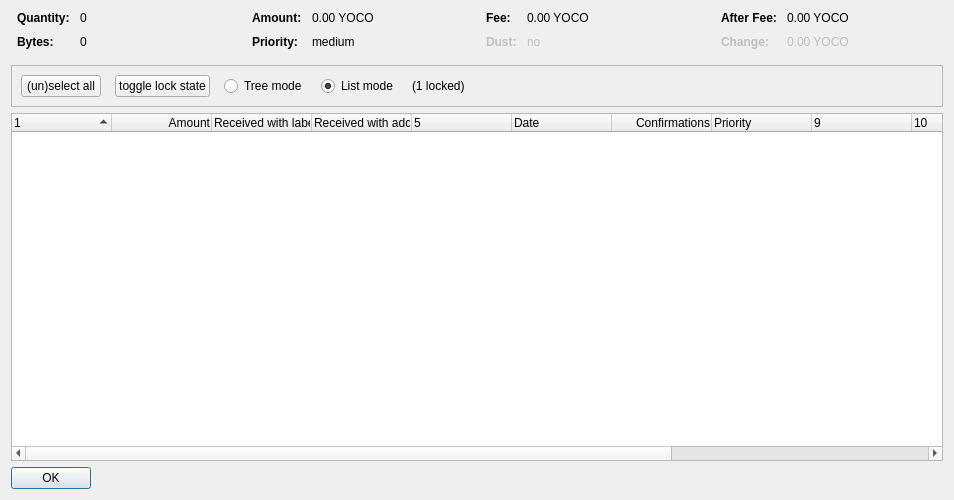
<?xml version="1.0" encoding="UTF-8"?>
<ui version="4.0">
 <class>CoinControlDialog</class>
 <widget class="QDialog" name="CoinControlDialog">
  <property name="geometry">
   <rect>
    <x>0</x>
    <y>0</y>
    <width>954</width>
    <height>500</height>
   </rect>
  </property>
  <property name="windowTitle">
   <string>Coin Selection</string>
  </property>
  <layout class="QVBoxLayout" name="verticalLayout">
   <item>
    <layout class="QHBoxLayout" name="horizontalLayoutTop" stretch="0,0,0,0">
     <property name="topMargin">
      <number>0</number>
     </property>
     <property name="bottomMargin">
      <number>10</number>
     </property>
     <item>
      <layout class="QFormLayout" name="formLayoutCoinControl1">
       <property name="horizontalSpacing">
        <number>10</number>
       </property>
       <property name="verticalSpacing">
        <number>10</number>
       </property>
       <property name="leftMargin">
        <number>6</number>
       </property>
       <property name="rightMargin">
        <number>6</number>
       </property>
       <item row="0" column="0">
        <widget class="QLabel" name="labelCoinControlQuantityText">
         <property name="font">
          <font>
           <weight>75</weight>
           <bold>true</bold>
          </font>
         </property>
         <property name="text">
          <string>Quantity:</string>
         </property>
        </widget>
       </item>
       <item row="0" column="1">
        <widget class="QLabel" name="labelCoinControlQuantity">
         <property name="cursor">
          <cursorShape>IBeamCursor</cursorShape>
         </property>
         <property name="contextMenuPolicy">
          <enum>Qt::ActionsContextMenu</enum>
         </property>
         <property name="text">
          <string notr="true">0</string>
         </property>
         <property name="textInteractionFlags">
          <set>Qt::LinksAccessibleByMouse|Qt::TextSelectableByKeyboard|Qt::TextSelectableByMouse</set>
         </property>
        </widget>
       </item>
       <item row="1" column="0">
        <widget class="QLabel" name="labelCoinControlBytesText">
         <property name="font">
          <font>
           <weight>75</weight>
           <bold>true</bold>
          </font>
         </property>
         <property name="text">
          <string>Bytes:</string>
         </property>
        </widget>
       </item>
       <item row="1" column="1">
        <widget class="QLabel" name="labelCoinControlBytes">
         <property name="cursor">
          <cursorShape>IBeamCursor</cursorShape>
         </property>
         <property name="contextMenuPolicy">
          <enum>Qt::ActionsContextMenu</enum>
         </property>
         <property name="text">
          <string notr="true">0</string>
         </property>
         <property name="textInteractionFlags">
          <set>Qt::LinksAccessibleByMouse|Qt::TextSelectableByKeyboard|Qt::TextSelectableByMouse</set>
         </property>
        </widget>
       </item>
      </layout>
     </item>
     <item>
      <layout class="QFormLayout" name="formLayoutCoinControl2">
       <property name="horizontalSpacing">
        <number>10</number>
       </property>
       <property name="verticalSpacing">
        <number>10</number>
       </property>
       <property name="leftMargin">
        <number>6</number>
       </property>
       <property name="rightMargin">
        <number>6</number>
       </property>
       <item row="0" column="0">
        <widget class="QLabel" name="labelCoinControlAmountText">
         <property name="font">
          <font>
           <weight>75</weight>
           <bold>true</bold>
          </font>
         </property>
         <property name="text">
          <string>Amount:</string>
         </property>
        </widget>
       </item>
       <item row="0" column="1">
        <widget class="QLabel" name="labelCoinControlAmount">
         <property name="cursor">
          <cursorShape>IBeamCursor</cursorShape>
         </property>
         <property name="contextMenuPolicy">
          <enum>Qt::ActionsContextMenu</enum>
         </property>
         <property name="text">
          <string notr="true">0.00 YOCO</string>
         </property>
         <property name="textInteractionFlags">
          <set>Qt::LinksAccessibleByMouse|Qt::TextSelectableByKeyboard|Qt::TextSelectableByMouse</set>
         </property>
        </widget>
       </item>
       <item row="1" column="0">
        <widget class="QLabel" name="labelCoinControlPriorityText">
         <property name="font">
          <font>
           <weight>75</weight>
           <bold>true</bold>
          </font>
         </property>
         <property name="text">
          <string>Priority:</string>
         </property>
        </widget>
       </item>
       <item row="1" column="1">
        <widget class="QLabel" name="labelCoinControlPriority">
         <property name="cursor">
          <cursorShape>IBeamCursor</cursorShape>
         </property>
         <property name="contextMenuPolicy">
          <enum>Qt::ActionsContextMenu</enum>
         </property>
         <property name="text">
          <string>medium</string>
         </property>
         <property name="textInteractionFlags">
          <set>Qt::LinksAccessibleByMouse|Qt::TextSelectableByKeyboard|Qt::TextSelectableByMouse</set>
         </property>
        </widget>
       </item>
      </layout>
     </item>
     <item>
      <layout class="QFormLayout" name="formLayoutCoinControl3">
       <property name="horizontalSpacing">
        <number>10</number>
       </property>
       <property name="verticalSpacing">
        <number>10</number>
       </property>
       <property name="leftMargin">
        <number>6</number>
       </property>
       <property name="rightMargin">
        <number>6</number>
       </property>
       <item row="0" column="0">
        <widget class="QLabel" name="labelCoinControlFeeText">
         <property name="font">
          <font>
           <weight>75</weight>
           <bold>true</bold>
          </font>
         </property>
         <property name="text">
          <string>Fee:</string>
         </property>
        </widget>
       </item>
       <item row="0" column="1">
        <widget class="QLabel" name="labelCoinControlFee">
         <property name="cursor">
          <cursorShape>IBeamCursor</cursorShape>
         </property>
         <property name="contextMenuPolicy">
          <enum>Qt::ActionsContextMenu</enum>
         </property>
         <property name="text">
          <string notr="true">0.00 YOCO</string>
         </property>
         <property name="textInteractionFlags">
          <set>Qt::LinksAccessibleByMouse|Qt::TextSelectableByKeyboard|Qt::TextSelectableByMouse</set>
         </property>
        </widget>
       </item>
       <item row="1" column="0">
        <widget class="QLabel" name="labelCoinControlLowOutputText">
         <property name="enabled">
          <bool>false</bool>
         </property>
         <property name="font">
          <font>
           <weight>75</weight>
           <bold>true</bold>
          </font>
         </property>
         <property name="text">
          <string>Dust:</string>
         </property>
        </widget>
       </item>
       <item row="1" column="1">
        <widget class="QLabel" name="labelCoinControlLowOutput">
         <property name="enabled">
          <bool>false</bool>
         </property>
         <property name="cursor">
          <cursorShape>IBeamCursor</cursorShape>
         </property>
         <property name="contextMenuPolicy">
          <enum>Qt::ActionsContextMenu</enum>
         </property>
         <property name="text">
          <string>no</string>
         </property>
         <property name="textInteractionFlags">
          <set>Qt::LinksAccessibleByMouse|Qt::TextSelectableByKeyboard|Qt::TextSelectableByMouse</set>
         </property>
        </widget>
       </item>
      </layout>
     </item>
     <item>
      <layout class="QFormLayout" name="formLayoutCoinControl4">
       <property name="horizontalSpacing">
        <number>10</number>
       </property>
       <property name="verticalSpacing">
        <number>10</number>
       </property>
       <property name="leftMargin">
        <number>6</number>
       </property>
       <property name="rightMargin">
        <number>6</number>
       </property>
       <item row="0" column="0">
        <widget class="QLabel" name="labelCoinControlAfterFeeText">
         <property name="font">
          <font>
           <weight>75</weight>
           <bold>true</bold>
          </font>
         </property>
         <property name="text">
          <string>After Fee:</string>
         </property>
        </widget>
       </item>
       <item row="0" column="1">
        <widget class="QLabel" name="labelCoinControlAfterFee">
         <property name="cursor">
          <cursorShape>IBeamCursor</cursorShape>
         </property>
         <property name="contextMenuPolicy">
          <enum>Qt::ActionsContextMenu</enum>
         </property>
         <property name="text">
          <string notr="true">0.00 YOCO</string>
         </property>
         <property name="textInteractionFlags">
          <set>Qt::LinksAccessibleByMouse|Qt::TextSelectableByKeyboard|Qt::TextSelectableByMouse</set>
         </property>
        </widget>
       </item>
       <item row="1" column="0">
        <widget class="QLabel" name="labelCoinControlChangeText">
         <property name="enabled">
          <bool>false</bool>
         </property>
         <property name="font">
          <font>
           <weight>75</weight>
           <bold>true</bold>
          </font>
         </property>
         <property name="text">
          <string>Change:</string>
         </property>
        </widget>
       </item>
       <item row="1" column="1">
        <widget class="QLabel" name="labelCoinControlChange">
         <property name="enabled">
          <bool>false</bool>
         </property>
         <property name="cursor">
          <cursorShape>IBeamCursor</cursorShape>
         </property>
         <property name="contextMenuPolicy">
          <enum>Qt::ActionsContextMenu</enum>
         </property>
         <property name="text">
          <string notr="true">0.00 YOCO</string>
         </property>
         <property name="textInteractionFlags">
          <set>Qt::LinksAccessibleByMouse|Qt::TextSelectableByKeyboard|Qt::TextSelectableByMouse</set>
         </property>
        </widget>
       </item>
      </layout>
     </item>
    </layout>
   </item>
   <item>
    <widget class="QFrame" name="frame">
     <property name="minimumSize">
      <size>
       <width>0</width>
       <height>40</height>
      </size>
     </property>
     <property name="frameShape">
      <enum>QFrame::StyledPanel</enum>
     </property>
     <property name="frameShadow">
      <enum>QFrame::Sunken</enum>
     </property>
     <layout class="QHBoxLayout" name="horizontalLayout">
      <item>
       <layout class="QHBoxLayout" name="horizontalLayoutPanel" stretch="0,0,0,0,0,0">
        <property name="spacing">
         <number>14</number>
        </property>
        <item>
         <widget class="QPushButton" name="pushButtonSelectAll">
          <property name="sizePolicy">
           <sizepolicy hsizetype="Maximum" vsizetype="Fixed">
            <horstretch>0</horstretch>
            <verstretch>0</verstretch>
           </sizepolicy>
          </property>
          <property name="text">
           <string>(un)select all</string>
          </property>
          <property name="autoDefault">
           <bool>false</bool>
          </property>
         </widget>
        </item>
        <item>
         <widget class="QPushButton" name="pushButtonToggleLock">
          <property name="sizePolicy">
           <sizepolicy hsizetype="Maximum" vsizetype="Fixed">
            <horstretch>0</horstretch>
            <verstretch>0</verstretch>
           </sizepolicy>
          </property>
          <property name="text">
           <string>toggle lock state</string>
          </property>
          <property name="autoDefault">
           <bool>false</bool>
          </property>
         </widget>
        </item>
        <item>
         <widget class="QRadioButton" name="radioTreeMode">
          <property name="sizePolicy">
           <sizepolicy hsizetype="Maximum" vsizetype="Fixed">
            <horstretch>0</horstretch>
            <verstretch>0</verstretch>
           </sizepolicy>
          </property>
          <property name="text">
           <string>Tree mode</string>
          </property>
         </widget>
        </item>
        <item>
         <widget class="QRadioButton" name="radioListMode">
          <property name="sizePolicy">
           <sizepolicy hsizetype="Maximum" vsizetype="Fixed">
            <horstretch>0</horstretch>
            <verstretch>0</verstretch>
           </sizepolicy>
          </property>
          <property name="text">
           <string>List mode</string>
          </property>
          <property name="checked">
           <bool>true</bool>
          </property>
         </widget>
        </item>
        <item>
         <widget class="QLabel" name="labelLocked">
          <property name="text">
           <string>(1 locked)</string>
          </property>
         </widget>
        </item>
        <item>
         <spacer name="horizontalSpacer">
          <property name="orientation">
           <enum>Qt::Horizontal</enum>
          </property>
          <property name="sizeHint" stdset="0">
           <size>
            <width>40</width>
            <height>20</height>
           </size>
          </property>
         </spacer>
        </item>
       </layout>
      </item>
     </layout>
    </widget>
   </item>
   <item>
    <widget class="CoinControlTreeWidget" name="treeWidget">
     <property name="contextMenuPolicy">
      <enum>Qt::CustomContextMenu</enum>
     </property>
     <property name="sortingEnabled">
      <bool>false</bool>
     </property>
     <property name="columnCount">
      <number>13</number>
     </property>
     <attribute name="headerShowSortIndicator" stdset="0">
      <bool>true</bool>
     </attribute>
     <attribute name="headerStretchLastSection">
      <bool>false</bool>
     </attribute>
     <column>
      <property name="text">
       <string/>
      </property>
     </column>
     <column>
      <property name="text">
       <string>Amount</string>
      </property>
      <property name="textAlignment">
       <set>AlignTrailing|AlignVCenter</set>
      </property>
     </column>
     <column>
      <property name="text">
       <string>Received with label</string>
      </property>
     </column>
     <column>
      <property name="text">
       <string>Received with address</string>
      </property>
     </column>
     <column>
      <property name="text">
       <string/>
      </property>
     </column>
     <column>
      <property name="text">
       <string>Date</string>
      </property>
     </column>
     <column>
      <property name="text">
       <string>Confirmations</string>
      </property>
      <property name="toolTip">
       <string>Confirmed</string>
      </property>
      <property name="textAlignment">
       <set>AlignTrailing|AlignVCenter</set>
      </property>
     </column>
     <column>
      <property name="text">
       <string>Priority</string>
      </property>
     </column>
     <column>
      <property name="text">
       <string/>
      </property>
     </column>
     <column>
      <property name="text">
       <string/>
      </property>
     </column>
     <column>
      <property name="text">
       <string/>
      </property>
     </column>
     <column>
      <property name="text">
       <string/>
      </property>
     </column>
     <column>
      <property name="text">
       <string/>
      </property>
     </column>
    </widget>
   </item>
   <item>
    <widget class="QDialogButtonBox" name="buttonBox">
     <property name="sizePolicy">
      <sizepolicy hsizetype="Maximum" vsizetype="Fixed">
       <horstretch>0</horstretch>
       <verstretch>0</verstretch>
      </sizepolicy>
     </property>
     <property name="orientation">
      <enum>Qt::Horizontal</enum>
     </property>
     <property name="standardButtons">
      <set>QDialogButtonBox::Ok</set>
     </property>
    </widget>
   </item>
  </layout>
 </widget>
 <customwidgets>
  <customwidget>
   <class>CoinControlTreeWidget</class>
   <extends>QTreeWidget</extends>
   <header>coincontroltreewidget.h</header>
  </customwidget>
 </customwidgets>
 <resources/>
 <connections/>
</ui>
